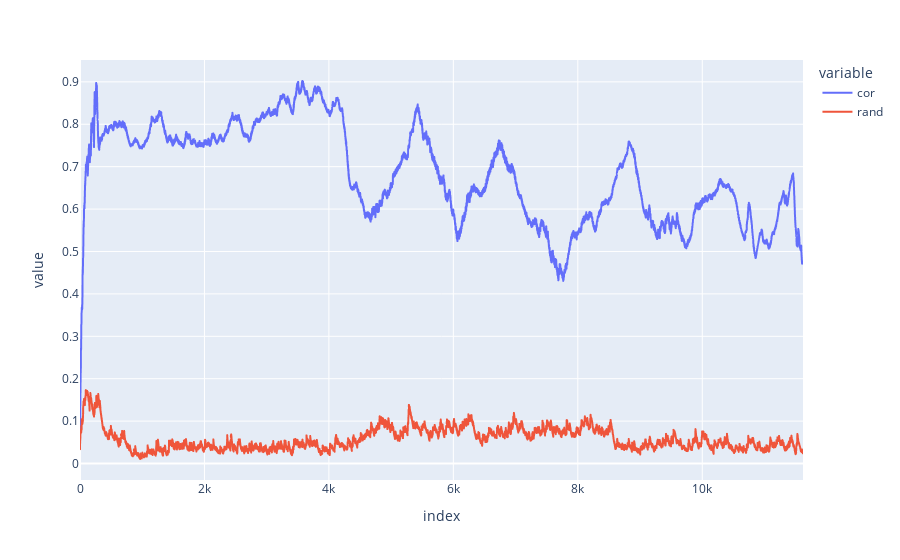

Notebook cell for this chart:
### Code cell
df = {"cor": ofs_cor_weights, "rand":ofs_rand_weights}
df = pd.DataFrame(df)
fig = px.line(df)
fig.show()

### Figure 1 — Plotly figure (JSON) as saved in the notebook; plotly's stock layout.template omitted (floating-point values rounded to 4 significant figures; data arrays with more than 128 entries replaced by an {"elided": "..."} marker saying what was removed)
{"data": [{"hovertemplate": "variable=cor<br>index=%{x}<br>value=%{y}<extra></extra>", "legendgroup": "cor", "line": {"color": "#636efa", "dash": "solid"}, "mode": "lines", "name": "cor", "showlegend": true, "type": "scattergl", "x": {"elided": "11620 int values"}, "xaxis": "x", "y": {"elided": "11620 float values"}, "yaxis": "y"}, {"hovertemplate": "variable=rand<br>index=%{x}<br>value=%{y}<extra></extra>", "legendgroup": "rand", "line": {"color": "#EF553B", "dash": "solid"}, "mode": "lines", "name": "rand", "showlegend": true, "type": "scattergl", "x": {"elided": "11620 int values"}, "xaxis": "x", "y": {"elided": "11620 float values"}, "yaxis": "y"}], "layout": {"legend": {"title": {"text": "variable"}, "tracegroupgap": 0}, "margin": {"t": 60}, "xaxis": {"anchor": "y", "domain": [0, 1], "title": {"text": "index"}}, "yaxis": {"anchor": "x", "domain": [0, 1], "title": {"text": "value"}}}}
